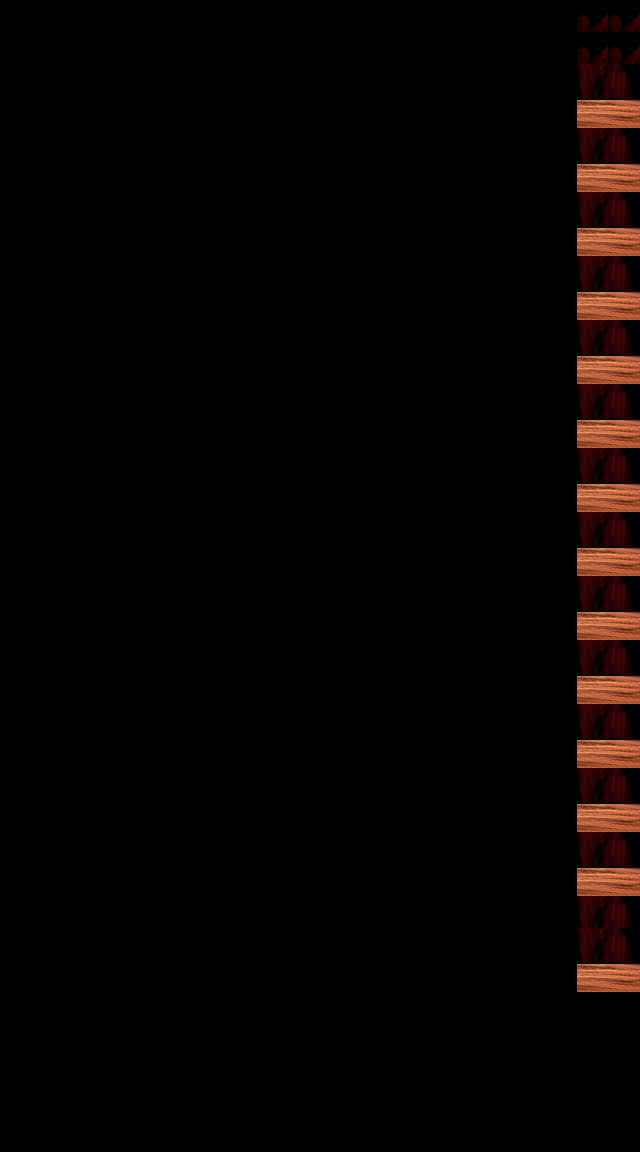

Rendered tile map (Tiled .tmx) drawn with the repository's tilesets; below, a short description and the map source with its tile grids summarised:
An orthogonal 20x36 tile map with 32x32 px tiles, 1 tile layer (Layer1).

<map version="1.0" orientation="orthogonal" width="20" height="36" tilewidth="32" tileheight="32">
 <tileset firstgid="1" name="TilesTextureAtlas" tilewidth="32" tileheight="32">
  <image source="TilesTextureAtlas.png" width="256" height="512" />
 </tileset>
 <layer name="Layer1" width="20" height="36">
  <data>[720 cells, 62 non-empty, 5 distinct tile ids]</data>
 </layer>
</map>
